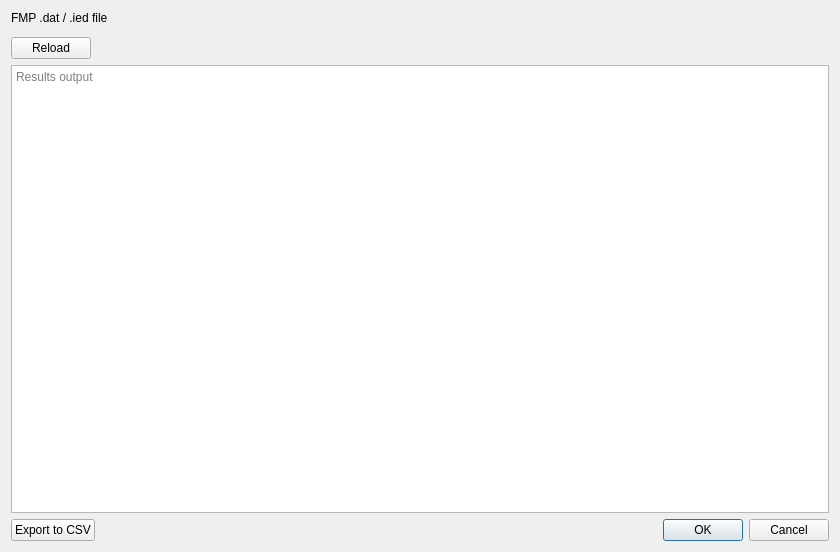
<?xml version="1.0" encoding="UTF-8"?>
<ui version="4.0">
 <class>FmpRefhCheckDialog</class>
 <widget class="QDialog" name="FmpRefhCheckDialog">
  <property name="geometry">
   <rect>
    <x>0</x>
    <y>0</y>
    <width>840</width>
    <height>552</height>
   </rect>
  </property>
  <property name="windowTitle">
   <string>Audit ReFH Units</string>
  </property>
  <layout class="QVBoxLayout" name="verticalLayout">
   <item>
    <widget class="QLabel" name="label">
     <property name="text">
      <string>FMP .dat / .ied file</string>
     </property>
    </widget>
   </item>
   <item>
    <widget class="QgsFileWidget" name="fmpFileWidget">
     <property name="filter">
      <string>*dat *.ied</string>
     </property>
    </widget>
   </item>
   <item>
    <layout class="QHBoxLayout" name="horizontalLayout">
     <item>
      <widget class="QPushButton" name="fmpFileReloadBtn">
       <property name="text">
        <string>Reload</string>
       </property>
      </widget>
     </item>
     <item>
      <spacer name="horizontalSpacer">
       <property name="orientation">
        <enum>Qt::Horizontal</enum>
       </property>
       <property name="sizeHint" stdset="0">
        <size>
         <width>40</width>
         <height>20</height>
        </size>
       </property>
      </spacer>
     </item>
    </layout>
   </item>
   <item>
    <widget class="QPlainTextEdit" name="refhOutputTextbox">
     <property name="styleSheet">
      <string notr="true">font: 10pt &quot;Courier&quot;;</string>
     </property>
     <property name="lineWrapMode">
      <enum>QPlainTextEdit::NoWrap</enum>
     </property>
     <property name="placeholderText">
      <string>Results output</string>
     </property>
    </widget>
   </item>
   <item>
    <layout class="QHBoxLayout" name="horizontalLayout_2">
     <item>
      <widget class="QPushButton" name="csvExportBtn">
       <property name="text">
        <string>Export to CSV</string>
       </property>
      </widget>
     </item>
     <item>
      <spacer name="horizontalSpacer_2">
       <property name="orientation">
        <enum>Qt::Horizontal</enum>
       </property>
       <property name="sizeHint" stdset="0">
        <size>
         <width>40</width>
         <height>20</height>
        </size>
       </property>
      </spacer>
     </item>
     <item>
      <widget class="QDialogButtonBox" name="buttonBox">
       <property name="orientation">
        <enum>Qt::Horizontal</enum>
       </property>
       <property name="standardButtons">
        <set>QDialogButtonBox::Cancel|QDialogButtonBox::Ok</set>
       </property>
      </widget>
     </item>
    </layout>
   </item>
  </layout>
 </widget>
 <customwidgets>
  <customwidget>
   <class>QgsFileWidget</class>
   <extends>QWidget</extends>
   <header>qgsfilewidget.h</header>
  </customwidget>
 </customwidgets>
 <resources/>
 <connections>
  <connection>
   <sender>buttonBox</sender>
   <signal>accepted()</signal>
   <receiver>FmpRefhCheckDialog</receiver>
   <slot>accept()</slot>
   <hints>
    <hint type="sourcelabel">
     <x>248</x>
     <y>254</y>
    </hint>
    <hint type="destinationlabel">
     <x>157</x>
     <y>274</y>
    </hint>
   </hints>
  </connection>
  <connection>
   <sender>buttonBox</sender>
   <signal>rejected()</signal>
   <receiver>FmpRefhCheckDialog</receiver>
   <slot>reject()</slot>
   <hints>
    <hint type="sourcelabel">
     <x>316</x>
     <y>260</y>
    </hint>
    <hint type="destinationlabel">
     <x>286</x>
     <y>274</y>
    </hint>
   </hints>
  </connection>
 </connections>
</ui>
